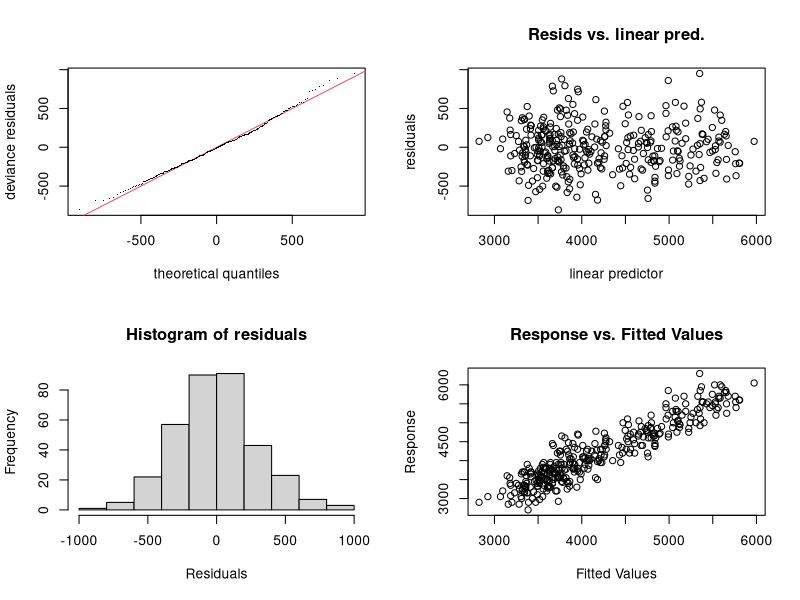
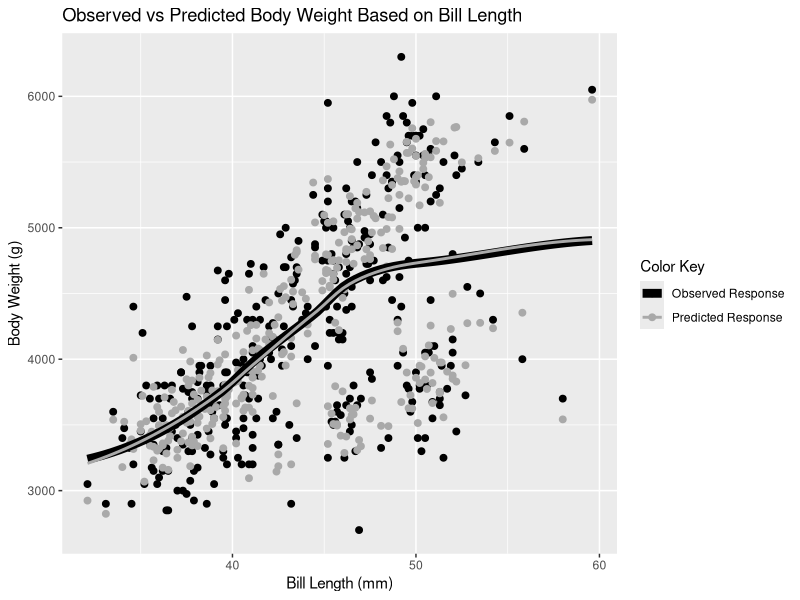

Reproduce these figures in R, in order.
## ---- chunk 1
library(mgcv) #this is for the GAMM functions
library(palmerpenguins) #this is for the penguins dataframe
library(nlme) #this is a necessary package for mgcv
library(ggplot2) #this is for visualization

data("penguins", package = "palmerpenguins")

## ---- chunk 2
head(penguins) #this allows us to see the columsn and what kind of data we are working with
peng<- na.omit(penguins) #here, we have cleaned up the dataframe a bit by removing the NA values
## ---- chunk 3
gamm_model <- gam(
  body_mass_g ~                              # Response variable
    s(bill_length_mm, k = 10) +              # Smooth term for bill length
    s(bill_depth_mm, k = 10) +               # Smooth term for bill depth
    s(flipper_length_mm, k = 10) +           # Smooth term for flipper length
    ti(bill_length_mm, flipper_length_mm, k = 10) +  # Interaction between bill and flipper
    s(species, bs = "re") +                  # Random effect "re" for species
    s(island, bs = "re"),                    # Random effect "re" for island
  data = penguins, 
  method = "REML"                            # Use REML for smoothness selection
)


summary(gamm_model)
## ---- chunk 4
gam.check(gamm_model) #this is in the mcgv package
## ---- chunk 5
pred_weight <- predict(gamm_model, newdata = penguins, type = "response") #simple code to predict new response variables based on the model
penguins$pred_weight <- pred_weight #adds the column to the original dataframe

ggplot(penguins, aes(x = bill_length_mm)) +
  geom_point(aes(y = body_mass_g, color = "Observed Response"), size = 2) +  # first, the observed response variable data points
  geom_point(aes(y = pred_weight, color = "Predicted Response"), size = 2) + #then the data points for the predicted response variable
  geom_smooth(aes(y = body_mass_g, color = "Observed Response"), size = 3, se = FALSE) + #then a smooth line based on the observed data, se = FALSE means that the plot does not show the standard error shading, made the line bigger so you can see it properly
  geom_smooth(aes(y = pred_weight, color = "Predicted Response"), se = FALSE) + #and a smooth line based on the predicted data
  scale_color_manual(
    values = c("Observed Response" = "black", "Predicted Response" = "darkgray"),
               name = "Color Key"
    )+
  labs(
    title = "Observed vs Predicted Body Weight Based on Bill Length",
    x = "Bill Length (mm)",
    y = "Body Weight (g)"
  )


